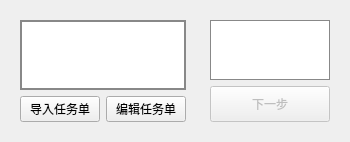
<?xml version="1.0" encoding="UTF-8"?>
<ui version="4.0">
 <class>ImportPage</class>
 <widget class="QWidget" name="ImportPage">
  <layout class="QHBoxLayout" name="mainHorizontalLayout">
   <!-- 任务书编辑栏 (left, stretch = 1) -->
   <item stretch="1">
    <widget class="QWidget" name="taskPanel">
     <layout class="QVBoxLayout" name="taskVerticalLayout">
      <!-- 上栏: 可滚动文本框  (stretch 10) -->
      <item stretch="10">
       <widget class="QScrollArea" name="instructionsScroll">
        <property name="widgetResizable"><bool>true</bool></property>
        <property name="styleSheet">
         <string>border:1px solid #888888; background-color:white;</string>
        </property>
        <widget class="QWidget" name="instructionsWidget">
         <property name="sizePolicy">
          <sizepolicy hsizetype="Expanding" vsizetype="Expanding">
           <horstretch>1</horstretch><verstretch>1</verstretch>
          </sizepolicy>
         </property>
         <layout class="QFormLayout" name="instructionsFormLayout"/>
        </widget>
       </widget>
      </item>
      <!-- 下栏: 按钮 (stretch 1) -->
      <item stretch="1">
       <layout class="QHBoxLayout" name="taskButtonsLayout">
        <item stretch="1">
         <widget class="QPushButton" name="btnSelectTask">
          <property name="text"><string>导入任务单</string></property>
          <property name="minimumHeight"><number>32</number></property>
         </widget>
        </item>
        <item stretch="1">
         <widget class="QPushButton" name="btnEditTask">
          <property name="text"><string>编辑任务单</string></property>
          <property name="minimumHeight"><number>32</number></property>
         </widget>
        </item>
       </layout>
      </item>
     </layout>
    </widget>
   </item>
   <!-- 设计图案预览栏 (right, stretch = 2) -->
   <item stretch="2">
    <widget class="QWidget" name="designPanel">
     <layout class="QVBoxLayout" name="designVerticalLayout">
      <!-- 上栏: SVG预览 (stretch 10) -->
      <item stretch="10">
       <widget class="QLabel" name="patternDesign">
        <property name="styleSheet">
         <string>border:1px solid #888888; background-color:white;</string>
        </property>
        <property name="alignment"><set>Qt::AlignCenter</set></property>
        <property name="scaledContents"><bool>false</bool></property>
        <property name="text"><string/></property>
        <property name="sizePolicy">
         <sizepolicy hsizetype="Expanding" vsizetype="Expanding">
          <horstretch>0</horstretch><verstretch>0</verstretch>
         </sizepolicy>
        </property>
       </widget>
      </item>
      <!-- 下栏: 下一步按钮 (stretch 1) -->
      <item stretch="1">
       <layout class="QHBoxLayout" name="nextButtonLayout">
        <property name="spacing"><number>0</number></property>
        <property name="alignment"><set>Qt::AlignHCenter</set></property>
        <item>
         <widget class="QPushButton" name="btnNextStep">
          <property name="text"><string>下一步</string></property>
          <property name="enabled"><bool>false</bool></property>
          <property name="minimumSize">
           <size><width>120</width><height>36</height></size>
          </property>
         </widget>
        </item>
       </layout>
      </item>
     </layout>
    </widget>
   </item>
  </layout>
 </widget>
 <resources/>
 <connections/>
</ui>
